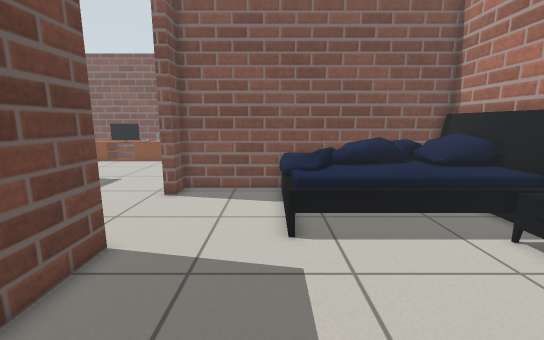
[1] (above)

24 first-person views from a walk through a world built for the Gazebo simulator. The camera is 0.9 m above the floor, tilts 10° down and sees 90° across. Floor lines are 1 m apart. The floor is counted in squares, 0.25 m on a side. Each view is taken from the middle of a square. On the plan, view 1 faces up. The plan holds only what a view shows up to about 20 squares ahead; the rest is blank.

[2]
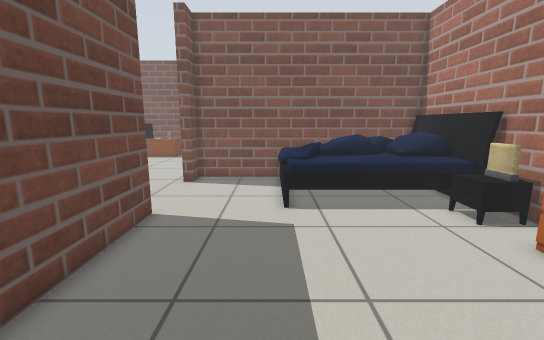

[3]
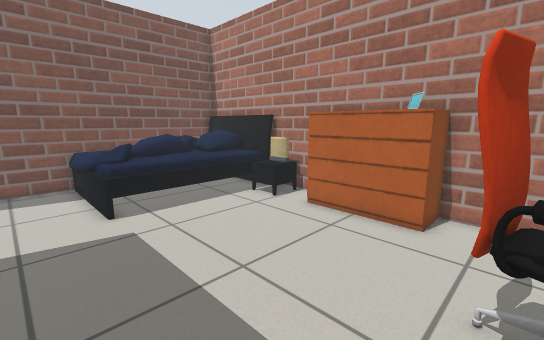

[4]
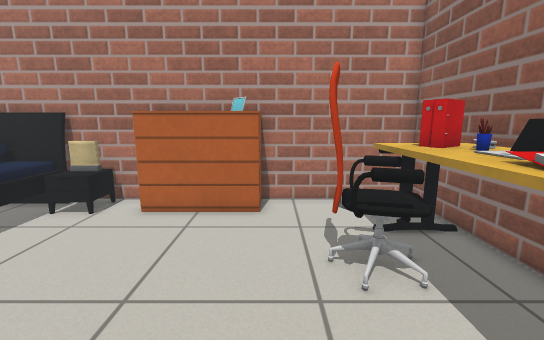

[5]
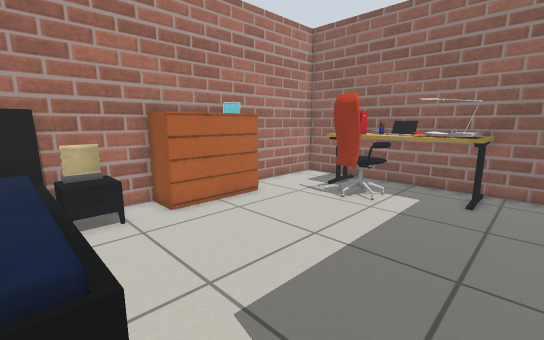

[6]
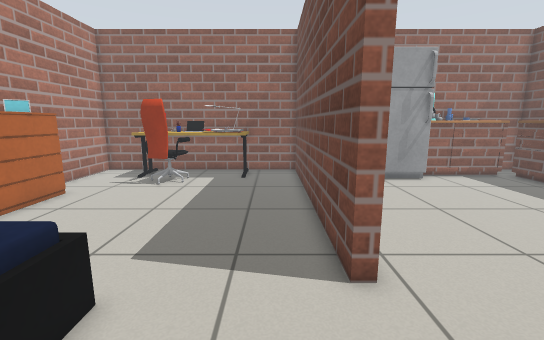

[7]
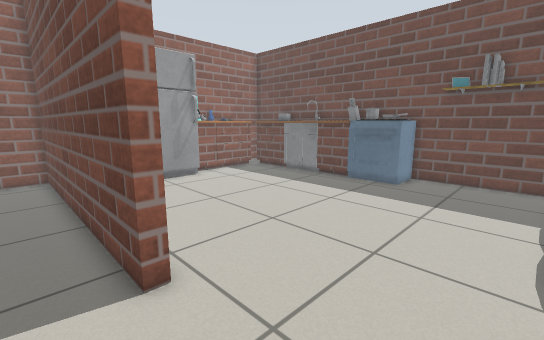

[8]
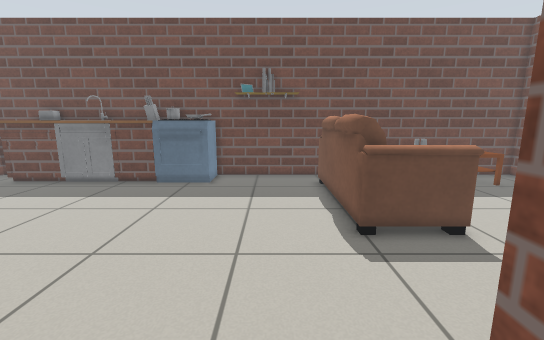

[9]
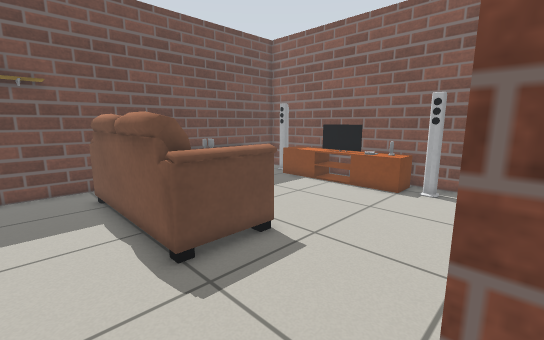

[10]
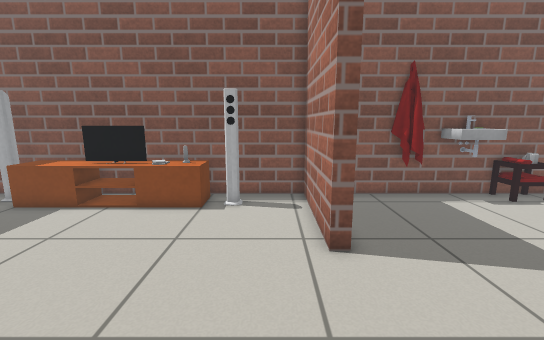

[11]
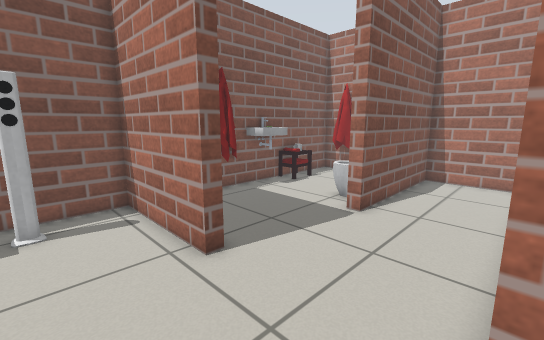

[12]
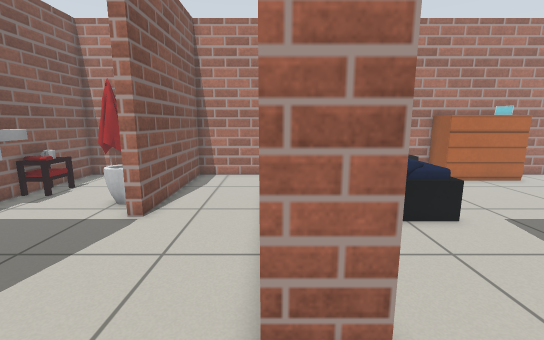

[13]
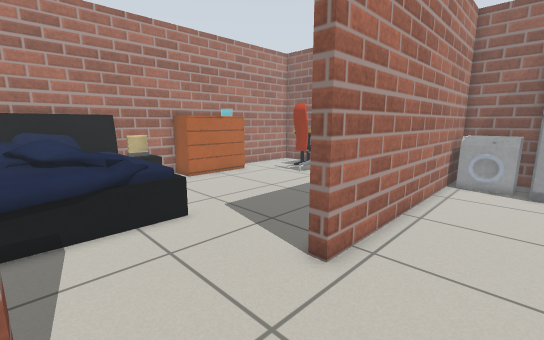

[14]
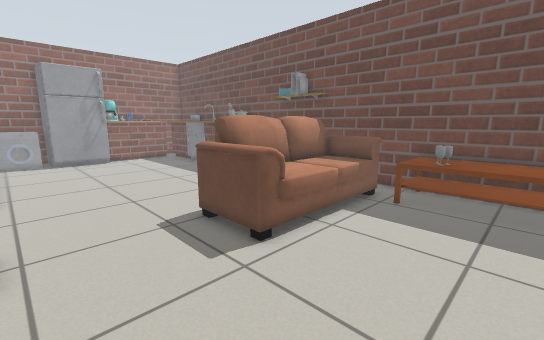

[15]
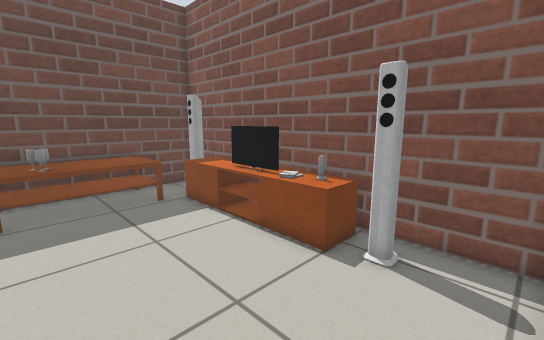

[16]
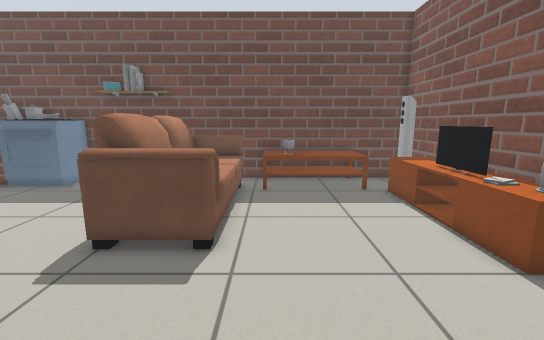

[17]
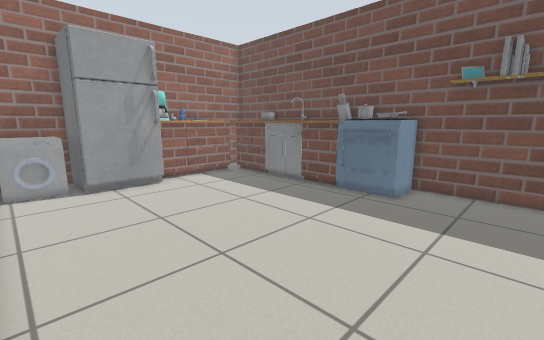

[18]
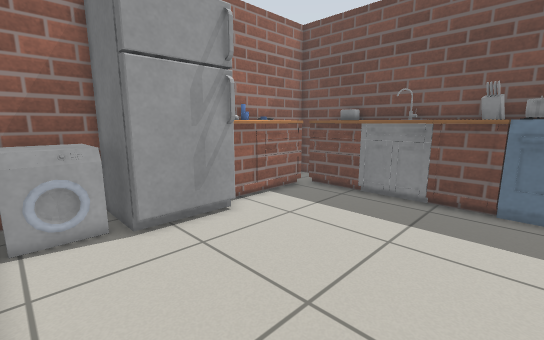

[19]
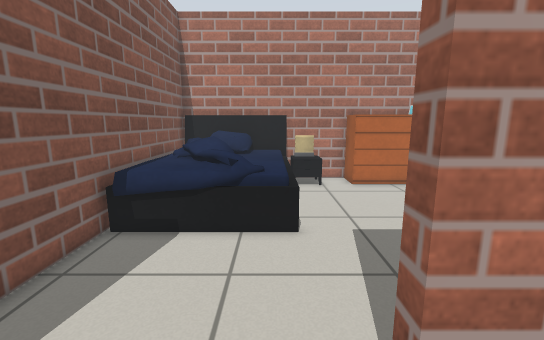

[20]
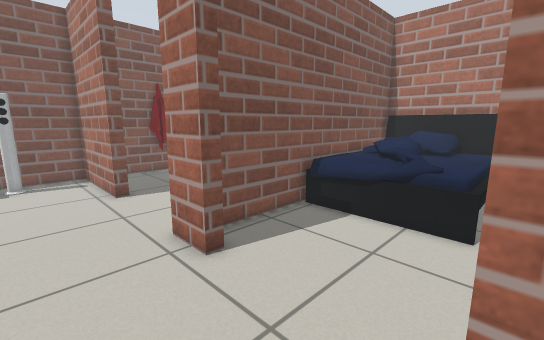

[21]
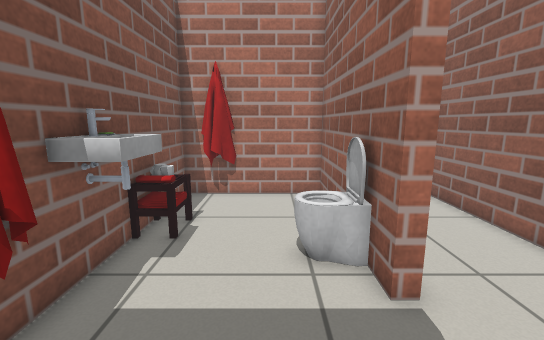

[22]
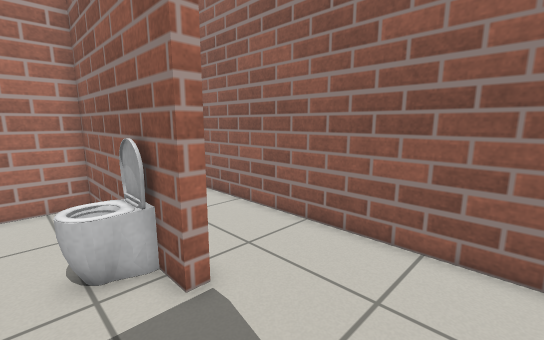

[23]
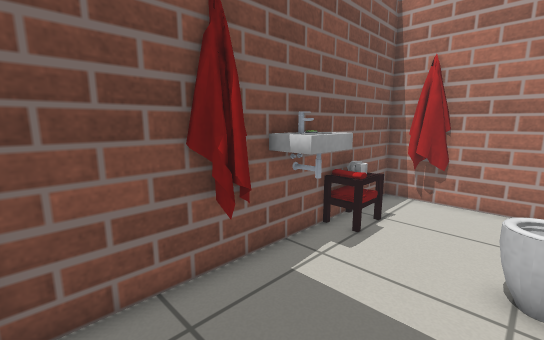

[24]
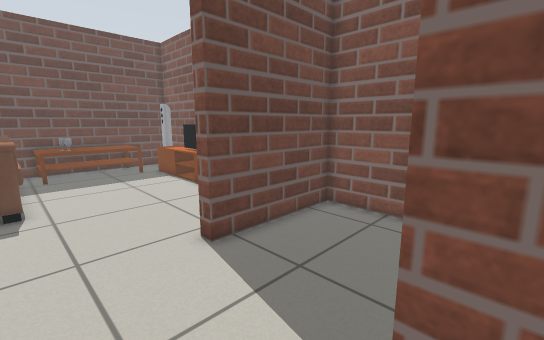

### Floor plan
Key: @ floor where view 1 was taken; # wall or solid block; . floor; = window, fence, low wall or low ledge; B bed; N nightstand; C chest of drawers; F office chair; E desk; L laptop; R fridge; S shelf; K book; T stove; P plant; I sink; A table; G sofa; H bench; J TV; M toilet; W washing machine; O other object.
Columns run from 22 left of view 1 to 10 right of it. Each row starts with its distance up from view 1.
 28              ##
 27  ###HHHHHHHHH##########IIISOS###
 26  #.OHHHJJJHHHOO..#...=.IIISMS.=##
 25  #..HHHHHHHHH....#.............##
 24  AAAA............#............. #
 23 #AAAA............#............. #
 22 #AAAA............#......MMM.... #
 21 #AAAA..................#MMM######
 20 #AAAA..................##########
 19 #AAAA.......................... #
 18 ##............................. #
 17 ##.GGGGGGGGG................... #
 16 ## GGGGGG  G................... #
 15  # GGGGGGGGG.....################
 14 ##.GGGGGGGGG.....#....BBBBB    B#
 13 #S....................BBBBBBBBBB#
 12 #SS...................BBBBBBBBBB#
 11 #OS...................BBBBBBBBBB#
 10 #KS....................BBBBBBBBB#
  9 #SS....................BBBBBBBBB#
  8 ##.....................BBBBBBNNN#
  7 #TTT.............#...........NNN#
  6 #T T.............#...........NNN#
  5 #PPT.............#............. #
  4 ####.............#...........CCC#
  3 ####.............#...........CC #
  2 ####.............#...........CC #
  1 #I I.............#...........CC #
  0 #I I.............#....@......CCC#
 -1 #I I.............#............C##
 -2 ####.............#.......FF....##
 -3  ###.............#......FFF....##
 -4  ###.....RRRRR...#...EEEFFF E..##
 -5  # ==#####   RWWW#...EE LEEEE..##
 -6  #..# ###    RWWW#... OOLLE E..##
 -7  ########    #WWW#   OO   EEE ##
 -8   #######    ##################

Positions as (right, up) in squares from view 1, and headings:
1: (0, 0), facing up
2: (0, -3), facing up
3: (-2, -3), facing up-right
4: (-3, -1), facing right
5: (-3, 9), facing down-right
6: (-3, 13), facing down
7: (-3, 13), facing down-left
8: (-3, 11), facing left
9: (-5, 11), facing up-left
10: (-7, 14), facing up
11: (-9, 15), facing up-right
12: (-9, 15), facing right
13: (-9, 13), facing down-right
14: (-6, 23), facing down-left
15: (-6, 19), facing up-left
16: (-4, 19), facing left
17: (-6, 12), facing down-left
18: (-6, 5), facing down-left
19: (-8, 9), facing right
20: (-9, 7), facing up-right
21: (-4, 23), facing right
22: (-4, 23), facing down-right
23: (-4, 22), facing up-right
24: (2, 17), facing up-left
